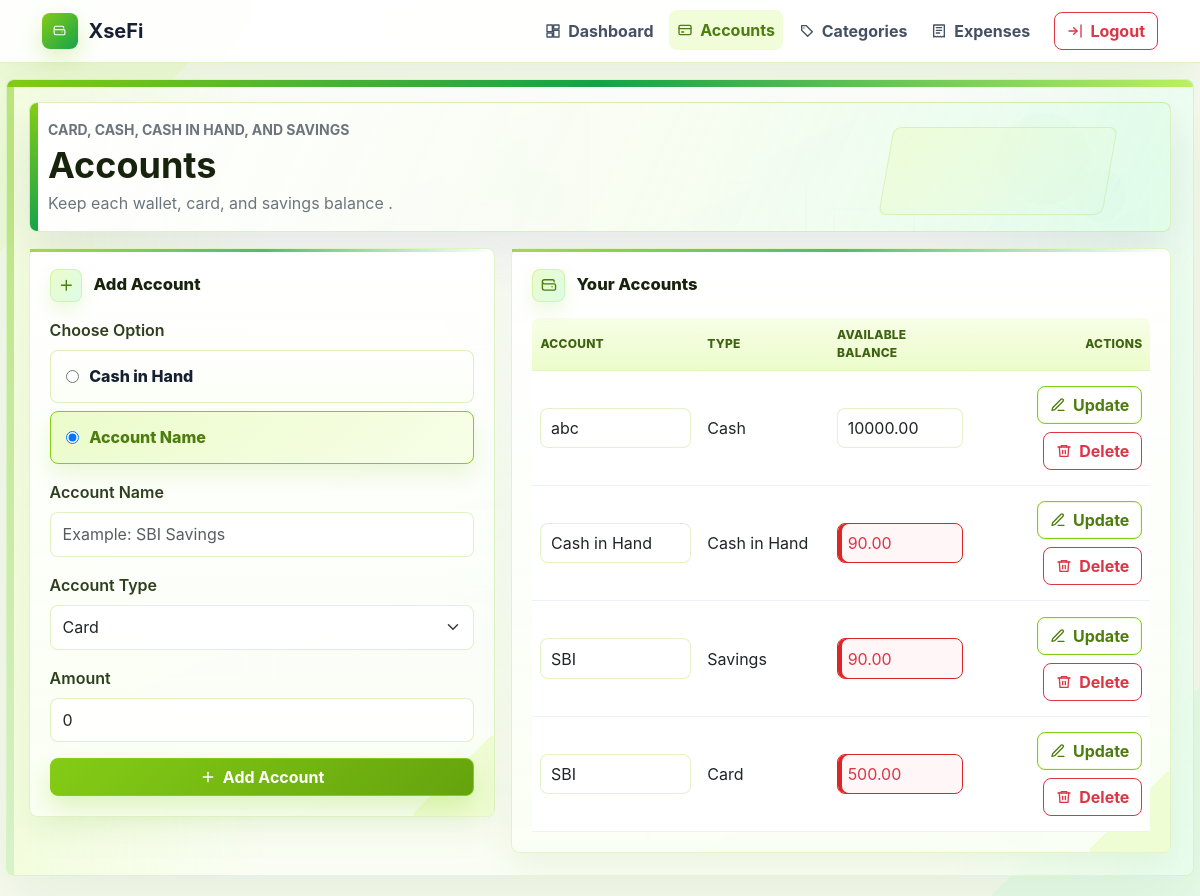
Screenshot of /accounts (signed in) with the database file from the repository.
### tables this page shows
CREATE TABLE accounts (
            id INTEGER PRIMARY KEY AUTOINCREMENT,
            user_id INTEGER NOT NULL,
            name TEXT NOT NULL,
            type TEXT NOT NULL,
            balance REAL NOT NULL DEFAULT 0,
            created_at TEXT NOT NULL,
            FOREIGN KEY (user_id) REFERENCES users (id)
        );

### expense.py (the view, shortened to what this page needs)
@app.route("/accounts", methods=["GET", "POST"])
@login_required
def accounts():
    return render_template(
        "accounts.html",
        accounts=user_accounts(session["user_id"]),
        account_types=ACCOUNT_TYPES,
        account_name_types=[type for type in ACCOUNT_TYPES if type != "Cash in Hand"],
    )

### expense.py (called while the page is built, shortened)
def get_db():
    if "db" not in g:
        os.makedirs(app.instance_path, exist_ok=True)
        g.db = sqlite3.connect(app.config["DATABASE"])
        g.db.row_factory = sqlite3.Row
        g.db.execute("PRAGMA journal_mode=MEMORY")
        g.db.execute("PRAGMA foreign_keys=ON")
    return g.db

def merge_duplicate_accounts(db):
    duplicate_groups = db.execute(
        """
        SELECT
            user_id,
            LOWER(TRIM(name)) AS normalized_name,
            type,
            MIN(id) AS keep_id,
            SUM(balance) AS total_balance,
            COUNT(*) AS account_count
        FROM accounts
        GROUP BY user_id, normalized_name, type
        HAVING account_count > 1
        """
    ).fetchall()

@app.before_request
def ensure_database():
    init_db()

def current_user():
    user_id = session.get("user_id")
    if not user_id:
        return None
    return get_db().execute("SELECT * FROM users WHERE id = ?", (user_id,)).fetchone()

@app.context_processor
def inject_globals():
    return {"current_user": current_user(), "low_balance_limit": LOW_BALANCE_LIMIT}

def login_required(view):
    @wraps(view)
    def wrapped_view(*args, **kwargs):
        if not session.get("user_id"):
            flash("Please login first.", "warning")
            return redirect(url_for("login"))
        return view(*args, **kwargs)
    return wrapped_view

def user_accounts(user_id):
    return get_db().execute(
        "SELECT * FROM accounts WHERE user_id = ? ORDER BY created_at DESC", (user_id,)
    ).fetchall()

### templates/accounts.html (shortened to what this page needs)
{% extends "base.html" %}
{% block main_class %}compact-main{% endblock %}
{% block content %}
<section class="page-hero compact-hero mb-3">
    <div>
        <p class="text-uppercase text-secondary fw-bold small mb-1">Card, cash, cash in hand, and savings</p>
        <h1 class="fw-bold mb-1">Accounts</h1>
        <p class="text-secondary mb-0">Keep each wallet, card, and savings balance .</p>
    </div>
</section>
<section class="row g-3 account-expense-layout">
    <div class="col-lg-5">
        <article class="card app-card">
            <div class="card-body">
                <h2 class="section-title mb-3"><span class="title-icon"><svg class="icon"><use href="#icon-plus"></use></svg></span>Add Account</h2>
                <form method="post" class="vstack gap-3" id="add-account-form">
                    <div>
                        <label class="form-label fw-semibold">Choose Option</label>
                        <div class="d-grid gap-2">
                            <label class="account-choice">
                                <input type="radio" name="account_mode" value="cash_in_hand">
                                <span>Cash in Hand</span>
                            </label>
                            <label class="account-choice">
                                <input type="radio" name="account_mode" value="account" checked>
                                <span>Account Name</span>
                            </label>
                        </div>
                    </div>
                    <div data-account-fields>
                        <label class="form-label fw-semibold">Account Name</label>
                        <input class="form-control" type="text" name="name" placeholder="Example: SBI Savings" required>
                    </div>
                    <div data-account-fields>
                        <label class="form-label fw-semibold">Account Type</label>
                        <select class="form-select" name="type" required>
                            {% for type in account_name_types %}
                                <option value="{{ type }}">{{ type }}</option>
                            {% endfor %}
                        </select>
                    </div>
                    <div data-account-fields>
                        <label class="form-label fw-semibold">Amount</label>
                        <input class="form-control" type="number" name="balance" min="0" step="0.01" value="0" required>
                    </div>
                    <button class="btn btn-primary" type="submit"><svg class="icon"><use href="#icon-plus"></use></svg>Add Account</button>
                </form>
            </div>
        </article>
    </div>
    <div class="col-lg-7">
        <article class="card app-card">
            <div class="card-body">
                <h2 class="section-title mb-3"><span class="title-icon"><svg class="icon"><use href="#icon-wallet"></use></svg></span>Your Accounts</h2>
                {% if accounts %}
                    <div class="responsive-table-wrap">
                        <table class="table table-hover align-middle app-table responsive-data-table account-data-table mb-0">
                            <thead class="table-light">
                                <tr>
                                    <th>Account</th>
                                    <th>Type</th>
                                    <th>Available Balance</th>
                                    <th class="text-end">Actions</th>
                                </tr>
                            </thead>
                            <tbody>
                                {% for account in accounts %}
                                    <tr>
                                        <td data-label="Account">
                                            <form id="account-update-{{ account['id'] }}" method="post" action="{{ url_for('update_account', account_id=account['id']) }}">
                                                <input class="form-control" type="text" name="name" value="{{ account['name'] }}" required>
                                            </form>
                                        </td>
                                        <td data-label="Type">
                                            <div class="form-control-plaintext">{{ account['type'] }}</div>
                                        </td>
                                        <td data-label="Available Balance">
                                            <input class="form-control {{ 'border-danger text-danger' if account['balance'] < low_balance_limit else '' }}" type="number" name="balance" min="0" step="0.01" value="{{ '%.2f'|format(account['balance']) }}" form="account-update-{{ account['id'] }}" required>
                                        </td>
                                        <td data-label="Actions" class="actions-cell">
                                            <div class="d-flex justify-content-end gap-2 table-actions">
                                                <button class="btn btn-outline-primary" type="submit" form="account-update-{{ account['id'] }}"><svg class="icon"><use href="#icon-edit"></use></svg>Update</button>
                                                <form method="post" action="{{ url_for('delete_account', account_id=account['id']) }}">
                                                    <button class="btn btn-outline-danger" type="submit"><svg class="icon"><use href="#icon-trash"></use></svg>Delete</button>
                                                </form>
                                            </div>
                                        </td>
                                    </tr>
                                {% endfor %}
                            </tbody>
                        </table>
                    </div>
                {% else %}
                    <div class="empty-state"><p class="text-secondary mb-0">Add a card, cash, cash in hand, or savings account to begin.</p></div>
                {% endif %}
            </div>
        </article>
    </div>
</section>
{% endblock %}

### rows the page displays
accounts: name "abc", type "Cash", balance "10000.00"
accounts: name "Cash in Hand", type "Cash in Hand", balance "90.00"
accounts: name "SBI", type "Savings", balance "90.00"
accounts: name "SBI", type "Card", balance "500.00"

### other values shown
form field type "Card"
